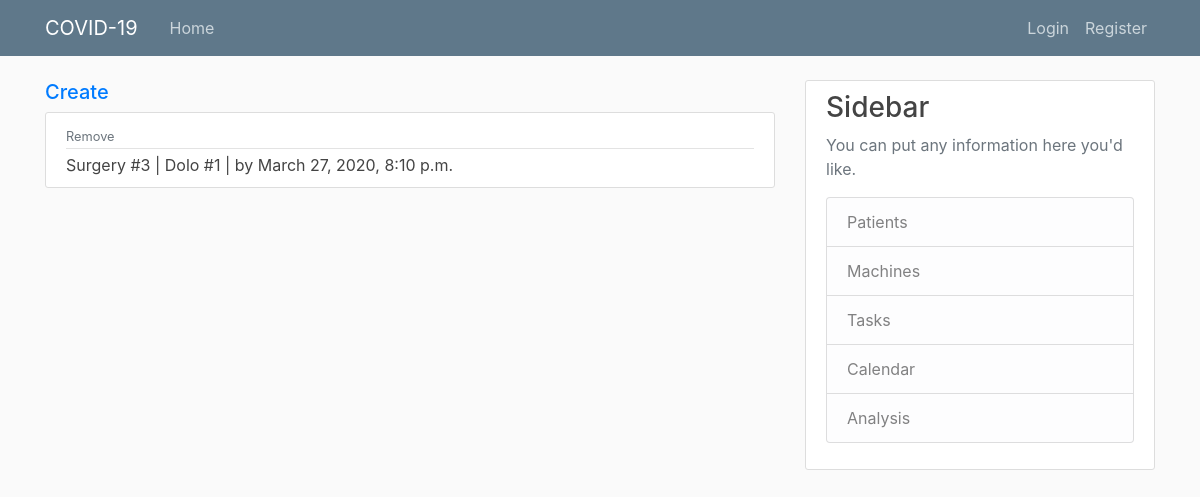
The page /manager/tasks/ on the database as committed earlier.
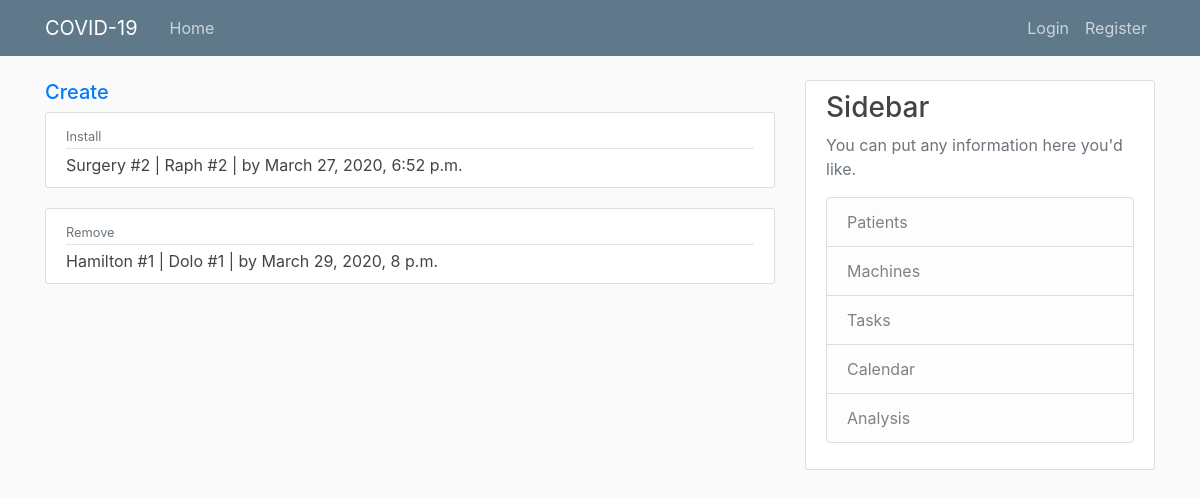
The same page on the database as committed later.
### manager/models.py (models this page shows, shortened)
class AssignmetTask(models.Model):
    date = models.DateTimeField('Task by:', default=timezone.now)
    bool_completed = models.BooleanField(default=False)
    patient = models.ForeignKey(Patient, on_delete=models.CASCADE, related_name='machine_assignments')
    machine = models.ForeignKey(Machine, on_delete=models.CASCADE, related_name='machine_assignments')
    start_date = models.DateTimeField('initial date:', default=timezone.now)
    end_date = models.DateTimeField('end date:', default=timezone.now)
    bool_install = models.BooleanField('installed', default=False)

class Machine(models.Model):
    model = models.ForeignKey(MachineType, on_delete=models.CASCADE)
    location = models.CharField(max_length=100)
    description = models.TextField(blank=True)
    patient_pk = models.IntegerField(default=0)
    def __str__(self):
    	return self.model.name + ' #' + str(self.pk)

class MachineType(models.Model):
    name = models.CharField(max_length=100)
    description = models.TextField(blank=True)

class Patient(models.Model):
    name = models.CharField(max_length=100)
    SEVERITY = (
    	(0, 'Healed'),
        (1, 'Low'),
    	(2, 'Moderate'),
    	(3, 'Medium'),
    	(4, 'High'),
    	(5, 'Very High'),
    	(6, 'Dead'),
    )
    severity = models.IntegerField(default=1, choices=SEVERITY)
    admission_date = models.DateTimeField('Admission date: ', default=timezone.now)
    description = models.TextField(blank=True)
    machine_pk = models.IntegerField(default=0)
    history_severity_x = models.TextField(blank=True)
    history_severity_y = models.TextField(blank=True)
    history_machine_x = models.TextField(blank=True)
    history_machine_y = models.TextField(blank=True)
    def __str__(self):
    	return self.name + ' #' + str(self.pk)

### manager/views.py (the view)
# urls.py: path('tasks/', views.tasks, name='tasks'),
def tasks(request):
    return render(request, 'tasks.html', {'assignment_tasks': AssignmetTask.objects.filter(bool_completed=False).order_by('date')})

### manager/templates/tasks.html
{% extends "base.html" %}
{% block content %}
  <h5><a href="{% url 'assignment_task-create' %}">Create</a></h5>
  {% for assignment_task in assignment_tasks %}
      <article class="media content-section">
        <div class="media-body">
          <div class="article-metadata">
            {% if assignment_task.bool_completed == 1 %}
              <small class="text-muted"">Completed</small>
            {% else %}
              {% if assignment_task.bool_install == 0 %}
                <small class="text-muted">Install</small>
              {% else %}
                <small class="text-muted">Remove</small>
              {% endif %}
            {% endif %}
          </div>
          <a class="article-title" href="{% url 'assignment_task' assignment_task.pk %}">{{ assignment_task.machine }} | {{ assignment_task.patient }} | by {{ assignment_task.date }}</a>
        </div>
      </article>
  {% endfor %}
{% endblock content %}

Rows that differ between the two databases and show on the page:
removed AssignmetTask: bool_completed "Remove", machine "Surgery #3", patient "Dolo #1", date "March 27, 2020, 8:10 p.m."
now on this page (row edited): AssignmetTask: bool_completed "Install", machine "Surgery #2", patient "Raph #2", date "March 27, 2020, 6:52 p.m."
now on this page (row edited): AssignmetTask: bool_completed "Remove", machine "Hamilton #1", patient "Dolo #1", date "March 29, 2020, 8 p.m."
